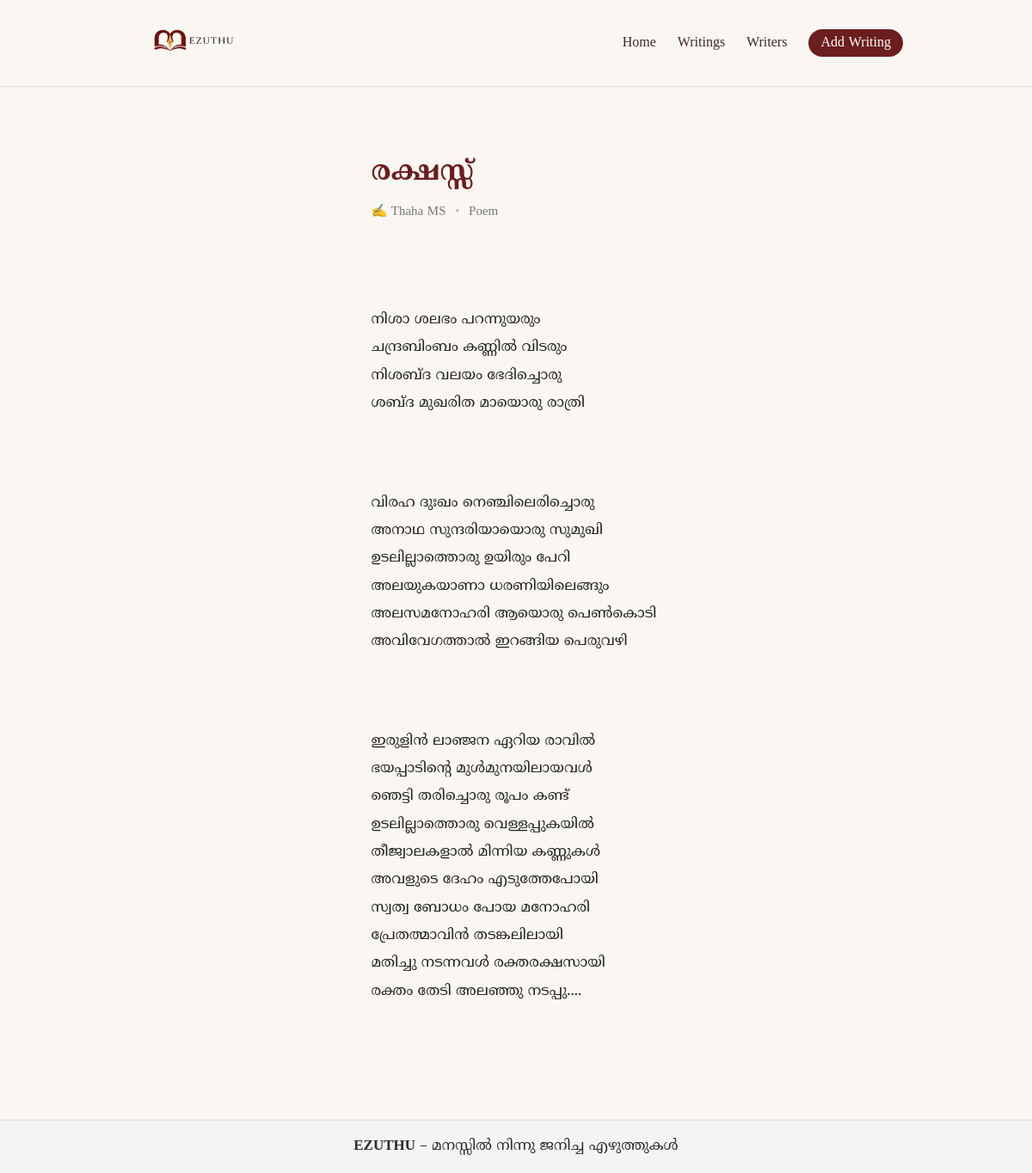
The app's page /writings/4/ with its own data.
### writings/models.py (models this page shows, shortened)
class Writing(models.Model):
    WRITING_TYPE_CHOICES = (
        ('poem', 'Poem'),
        ('story', 'Story'),
        ('essay', 'Essay'),
    )
    title = models.CharField(max_length=200)
    content = models.TextField()
    writer = models.ForeignKey(
        Writer,
        on_delete=models.CASCADE,
        related_name='writings'
    )
    writing_type = models.CharField(
        max_length=20,
        choices=WRITING_TYPE_CHOICES,
        default='poem'
    )
    created_at = models.DateTimeField(auto_now_add=True)
    is_published = models.BooleanField(default=True)

class Writer(models.Model):
    name = models.CharField(max_length=100)
    about = models.TextField(blank=True)
    language = models.CharField(
        max_length=50,
        default="Malayalam"
    )

### writings/views.py (the view)
# urls.py: path('writings/<int:id>/', views.writing_detail, name='writing_detail'),
def writing_detail(request, id):
    writing = get_object_or_404(
        Writing,
        id=id,
        is_published=True
    )
    return render(request, 'writings/writing_detail.html', {
        'writing': writing
    })

### templates/writings/writing_detail.html (shortened to what this page needs)
{% extends "base.html" %}
{% block content %}
<article class="writing-detail">
    <h1 class="detail-title">
        {{ writing.title }}
    </h1>
    <p class="detail-meta">
        ✍️ {{ writing.writer.name }}
        <span class="dot">•</span>
        {{ writing.get_writing_type_display }}
    </p>
    <div class="detail-content">
        {{ writing.content|linebreaks }}
    </div>
</article>
{% endblock %}

### static/css/base.css (style rules this page uses)
:root { --primary: #6B1E1E; --secondary: #3E2723; --background: #FAF7F2; --text: #2B2B2B; --accent: #7A8450; }
* { margin: 0; padding: 0; box-sizing: border-box; }
body { display: flex; flex-direction: column; font-family: 'Noto Serif Malayalam', serif; background-color: var(--background); color: var(--text); line-height: 1.8; }
html, body { height: 100%; margin: 0; }
h1, h2, h3 { color: var(--primary); margin-bottom: 15px; }
p { margin-bottom: 15px; font-size: 17px; }
.writing-detail { max-width: 720px; margin: 40px auto; padding: 10px; }
.detail-title { font-size: 32px; margin-bottom: 10px; line-height: 1.3; }
.detail-meta { font-size: 15px; color: #777; margin-bottom: 28px; }
.detail-meta .dot { margin: 0 6px; color: #bbb; }
.detail-content { font-size: 18px; line-height: 1.9; color: #222; white-space: pre-wrap; }

### records on screen
Writing: title "രക്ഷസ്സ്", writer.name "Thaha MS", writing_type "Poem", content "നിശാ ശലഭം പറന്നുയരും ചന്ദ്രബിംബം കണ്ണിൽ വിടരും നിശബ്ദ വലയം ഭേദിച്ചൊരു ശബ്ദ മുഖരിത മായൊരു രാത്രി വിരഹ ദുഃഖം നെഞ്ചിലെരിച്ചൊരു അനാഥ സുന്ദരിയായൊരു സുമുഖി ഉടലില്ലാത്തൊരു ഉയിരും പേറി അലയുകയാണാ ധരണിയിലെങ്ങും അലസമനോഹരി ആയൊരു പെൺകൊടി അവിവേഗത്താൽ ഇറങ്ങിയ പെരുവഴി ഇരുളിൻ ലാഞ്ജന ഏറിയ രാവിൽ ഭയപ്പാടിന്റെ മുൾമുനയിലായവൾ ഞെട്ടി തരിച്ചൊരു രൂപം കണ്ട് ഉടലില്ലാത്തൊരു വെള്ളപ്പുകയിൽ തീജ്വാലകളാൽ മിന്നിയ കണ്ണുകൾ അവളുടെ ദേഹം എടുത്തേപോയി സ്വത്വ ബോധം പോയ മനോഹരി പ്രേതത്മാവിൻ തടങ്കലിലായി മതിച്ചു നടന്നവൾ രക്തരക്ഷസായി രക്തം തേടി അലഞ്ഞു നടപ്പു...."
